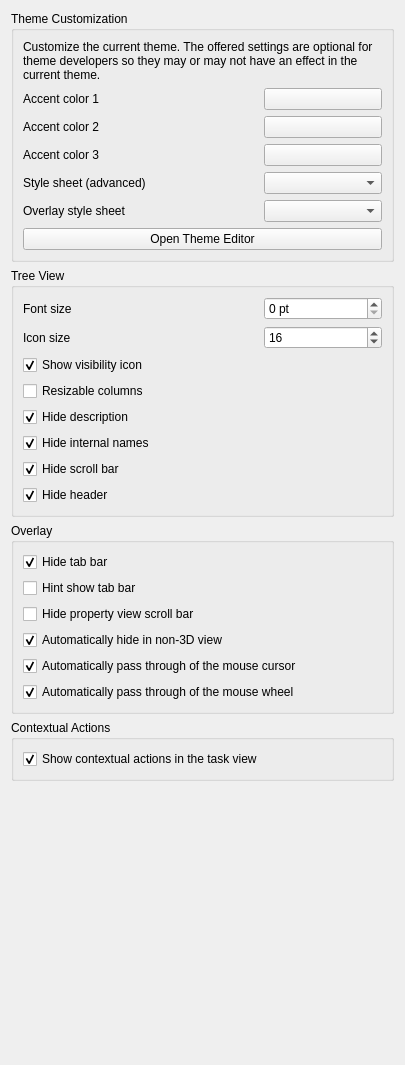
<?xml version="1.0" encoding="UTF-8"?>
<ui version="4.0">
 <class>Gui::Dialog::DlgSettingsUI</class>
 <widget class="QWidget" name="Gui::Dialog::DlgSettingsUI">
  <property name="geometry">
   <rect>
    <x>0</x>
    <y>0</y>
    <width>405</width>
    <height>1065</height>
   </rect>
  </property>
  <property name="windowTitle">
   <string>UI</string>
  </property>
  <layout class="QVBoxLayout" name="verticalLayout">
   <item>
    <widget class="QGroupBox" name="groupBox">
     <property name="title">
      <string>Theme Customization</string>
     </property>
     <layout class="QVBoxLayout" name="verticalLayout_2">
      <item>
       <widget class="QLabel" name="label">
        <property name="text">
         <string>Customize the current theme. The offered settings are optional for theme developers so they may or may not have an effect in the current theme.</string>
        </property>
        <property name="wordWrap">
         <bool>true</bool>
        </property>
       </widget>
      </item>
      <item>
       <layout class="QGridLayout" columnstretch="2,1">
        <item row="0" column="0">
         <widget class="QLabel" name="label1">
          <property name="text">
           <string>Accent color 1</string>
          </property>
          <property name="buddy">
           <cstring>ThemeAccentColor1</cstring>
          </property>
         </widget>
        </item>
        <item row="0" column="1">
         <widget class="Gui::PrefColorButton" name="ThemeAccentColor1">
          <property name="sizePolicy">
           <sizepolicy hsizetype="MinimumExpanding" vsizetype="Fixed">
            <horstretch>0</horstretch>
            <verstretch>0</verstretch>
           </sizepolicy>
          </property>
          <property name="toolTip">
           <string>This color might be used by your theme to let you customize it.</string>
          </property>
          <property name="color" stdset="0">
           <color>
            <red>0</red>
            <green>171</green>
            <blue>255</blue>
           </color>
          </property>
          <property name="prefEntry" stdset="0">
           <cstring>ThemeAccentColor1</cstring>
          </property>
          <property name="prefPath" stdset="0">
           <cstring>Themes</cstring>
          </property>
         </widget>
        </item>
        <item row="1" column="0">
         <widget class="QLabel" name="label2">
          <property name="text">
           <string>Accent color 2</string>
          </property>
          <property name="buddy">
           <cstring>ThemeAccentColor2</cstring>
          </property>
         </widget>
        </item>
        <item row="2" column="0">
         <widget class="QLabel" name="label3">
          <property name="text">
           <string>Accent color 3</string>
          </property>
          <property name="buddy">
           <cstring>ThemeAccentColor3</cstring>
          </property>
         </widget>
        </item>
        <item row="3" column="0">
         <widget class="QLabel" name="styleSheetLabel">
          <property name="text">
           <string>Style sheet (advanced)</string>
          </property>
          <property name="buddy">
           <cstring>StyleSheets</cstring>
          </property>
         </widget>
        </item>
        <item row="4" column="0">
         <widget class="QLabel" name="label_2">
          <property name="text">
           <string>Overlay style sheet</string>
          </property>
          <property name="buddy">
           <cstring>OverlayStyleSheets</cstring>
          </property>
         </widget>
        </item>
        <item row="1" column="1">
         <widget class="Gui::PrefColorButton" name="ThemeAccentColor2">
          <property name="sizePolicy">
           <sizepolicy hsizetype="MinimumExpanding" vsizetype="Fixed">
            <horstretch>0</horstretch>
            <verstretch>0</verstretch>
           </sizepolicy>
          </property>
          <property name="toolTip">
           <string>This color might be used by your theme to let you customize it.</string>
          </property>
          <property name="color" stdset="0">
           <color>
            <red>85</red>
            <green>123</green>
            <blue>182</blue>
           </color>
          </property>
          <property name="prefEntry" stdset="0">
           <cstring>ThemeAccentColor2</cstring>
          </property>
          <property name="prefPath" stdset="0">
           <cstring>Themes</cstring>
          </property>
         </widget>
        </item>
        <item row="2" column="1">
         <widget class="Gui::PrefColorButton" name="ThemeAccentColor3">
          <property name="sizePolicy">
           <sizepolicy hsizetype="MinimumExpanding" vsizetype="Fixed">
            <horstretch>0</horstretch>
            <verstretch>0</verstretch>
           </sizepolicy>
          </property>
          <property name="toolTip">
           <string>This color might be used by your theme to let you customize it.</string>
          </property>
          <property name="color" stdset="0">
           <color>
            <red>85</red>
            <green>123</green>
            <blue>182</blue>
           </color>
          </property>
          <property name="prefEntry" stdset="0">
           <cstring>ThemeAccentColor3</cstring>
          </property>
          <property name="prefPath" stdset="0">
           <cstring>Themes</cstring>
          </property>
         </widget>
        </item>
        <item row="3" column="1">
         <widget class="Gui::PrefComboBox" name="StyleSheets">
          <property name="toolTip">
           <string>Style sheet how user interface will look like</string>
          </property>
          <property name="prefEntry" stdset="0">
           <cstring>StyleSheet</cstring>
          </property>
          <property name="prefPath" stdset="0">
           <cstring>MainWindow</cstring>
          </property>
          <property name="prefType" stdset="0">
           <cstring></cstring>
          </property>
         </widget>
        </item>
        <item row="4" column="1">
         <widget class="Gui::PrefComboBox" name="OverlayStyleSheets">
          <property name="prefEntry" stdset="0">
           <cstring>OverlayActiveStyleSheet</cstring>
          </property>
          <property name="prefPath" stdset="0">
           <cstring>MainWindow</cstring>
          </property>
          <property name="prefType" stdset="0">
           <cstring></cstring>
          </property>
         </widget>
        </item>
       </layout>
      </item>
      <item>
       <widget class="QPushButton" name="themeEditorButton">
        <property name="text">
         <string>Open Theme Editor</string>
        </property>
       </widget>
      </item>
     </layout>
    </widget>
   </item>
   <item>
    <widget class="QGroupBox" name="groupBox_2">
     <property name="title">
      <string>Tree View</string>
     </property>
     <layout class="QGridLayout" name="gridLayout1" columnstretch="2,1">
      <item row="5" column="0" colspan="2">
       <widget class="Gui::PrefCheckBox" name="hideInternalNamesCheckBox">
        <property name="toolTip">
         <string>Hide extra tree view column for internal names</string>
        </property>
        <property name="text">
         <string>Hide internal names</string>
        </property>
        <property name="checked">
         <bool>true</bool>
        </property>
        <property name="prefEntry" stdset="0">
         <cstring>HideInternalNames</cstring>
        </property>
        <property name="prefPath" stdset="0">
         <cstring>TreeView</cstring>
        </property>
       </widget>
      </item>
      <item row="0" column="1">
       <widget class="Gui::PrefSpinBox" name="fontSizeSpinBox">
        <property name="toolTip">
         <string>Font size override, set to 0 for the default value.</string>
        </property>
        <property name="minimum">
         <number>0</number>
        </property>
        <property name="maximum">
         <number>100</number>
        </property>
        <property name="singleStep">
         <number>1</number>
        </property>
        <property name="suffix">
         <string> pt</string>
        </property>
        <property name="value">
         <number>0</number>
        </property>
        <property name="prefPath" stdset="0">
         <cstring>TreeView</cstring>
        </property>
        <property name="prefEntry" stdset="0">
         <cstring>FontSize</cstring>
        </property>
       </widget>
      </item>
      <item row="1" column="1">
       <widget class="Gui::PrefSpinBox" name="iconSizeSpinBox">
        <property name="toolTip">
         <string>Icon size override, set to 0 for the default value.</string>
        </property>
        <property name="singleStep">
         <number>1</number>
        </property>
        <property name="value">
         <number>16</number>
        </property>
        <property name="prefEntry" stdset="0">
         <cstring>IconSize</cstring>
        </property>
        <property name="prefPath" stdset="0">
         <cstring>TreeView</cstring>
        </property>
       </widget>
      </item>

      <item row="3" column="0" colspan="2">
       <widget class="Gui::PrefCheckBox" name="resizableColumnsCheckBox">
        <property name="toolTip">
         <string>Allow tree view columns to be manually resized.</string>
        </property>
        <property name="text">
         <string>Resizable columns</string>
        </property>
        <property name="prefEntry" stdset="0">
         <cstring>ResizableColumn</cstring>
        </property>
        <property name="prefPath" stdset="0">
         <cstring>TreeView</cstring>
        </property>
       </widget>
      </item>
      <item row="1" column="0">
       <widget class="QLabel" name="iconSizeLabel">
        <property name="text">
         <string>Icon size</string>
        </property>
        <property name="buddy">
         <cstring>iconSizeSpinBox</cstring>
        </property>
       </widget>
      </item>
      <item row="0" column="0">
       <widget class="QLabel" name="fontSizeLabel">
        <property name="text">
         <string>Font size</string>
        </property>
        <property name="buddy">
         <cstring>fontSizeSpinBox</cstring>
        </property>
       </widget>
      </item>
      <item row="2" column="0" colspan="2">
       <widget class="Gui::PrefCheckBox" name="showVisibilityIconCheckBox">
        <property name="toolTip">
         <string>Displays an eye icon in front of the tree view items, showing their visibility status. When clicked the visibility is toggled.</string>
        </property>
        <property name="text">
         <string>Show visibility icon</string>
        </property>
        <property name="checked">
         <bool>true</bool>
        </property>
        <property name="prefEntry" stdset="0">
         <cstring>VisibilityIcon</cstring>
        </property>
        <property name="prefPath" stdset="0">
         <cstring>TreeView</cstring>
        </property>
       </widget>
      </item>
      <item row="7" column="0" colspan="2">
       <widget class="Gui::PrefCheckBox" name="hideHeaderCheckBox">
        <property name="toolTip">
         <string>Hide header with column names from the tree view.</string>
        </property>
        <property name="text">
         <string>Hide header</string>
        </property>
        <property name="checked">
         <bool>true</bool>
        </property>
        <property name="prefEntry" stdset="0">
         <cstring>HideHeaderView</cstring>
        </property>
        <property name="prefPath" stdset="0">
         <cstring>TreeView</cstring>
        </property>
       </widget>
      </item>
      <item row="6" column="0" colspan="2">
       <widget class="Gui::PrefCheckBox" name="hideTreeViewScrollBarCheckBox">
        <property name="toolTip">
         <string>Hide scroll bar from the tree view, scrolling will still be possible using mouse wheel.</string>
        </property>
        <property name="text">
         <string>Hide scroll bar</string>
        </property>
        <property name="checked">
         <bool>true</bool>
        </property>
        <property name="prefEntry" stdset="0">
         <cstring>HideScrollBar</cstring>
        </property>
        <property name="prefPath" stdset="0">
         <cstring>TreeView</cstring>
        </property>
       </widget>
      </item>
      <item row="4" column="0" colspan="2">
       <widget class="Gui::PrefCheckBox" name="hideDescriptionCheckBox">
        <property name="toolTip">
         <string>Hide column with object description in tree view.</string>
        </property>
        <property name="text">
         <string>Hide description</string>
        </property>
        <property name="checked">
         <bool>true</bool>
        </property>
        <property name="prefEntry" stdset="0">
         <cstring>HideColumn</cstring>
        </property>
        <property name="prefPath" stdset="0">
         <cstring>TreeView</cstring>
        </property>
       </widget>
      </item>
     </layout>
    </widget>
   </item>
   <item>
    <widget class="QGroupBox" name="groupBox_3">
     <property name="title">
      <string>Overlay</string>
     </property>
     <layout class="QGridLayout" name="gridLayout_2">
      <item row="2" column="0">
       <widget class="Gui::PrefCheckBox" name="hideTabBarCheckBox">
        <property name="toolTip">
         <string>Hide tab bar in dock overlay</string>
        </property>
        <property name="text">
         <string>Hide tab bar</string>
        </property>
        <property name="checked">
         <bool>true</bool>
        </property>
        <property name="prefEntry" stdset="0">
         <cstring>DockOverlayHideTabBar</cstring>
        </property>
        <property name="prefPath" stdset="0">
         <cstring>View</cstring>
        </property>
       </widget>
      </item>
      <item row="3" column="0">
       <widget class="Gui::PrefCheckBox" name="hintShowTabBarCheckBox">
        <property name="toolTip">
         <string>Show tab bar on mouse over when auto hide</string>
        </property>
        <property name="text">
         <string>Hint show tab bar</string>
        </property>
        <property name="prefEntry" stdset="0">
         <cstring>DockOverlayHintTabBar</cstring>
        </property>
        <property name="prefPath" stdset="0">
         <cstring>View</cstring>
        </property>
       </widget>
      </item>
      <item row="4" column="0">
       <widget class="Gui::PrefCheckBox" name="hidePropertyViewScrollBarCheckBox">
        <property name="toolTip">
         <string>Hide property view scroll bar in dock overlay</string>
        </property>
        <property name="text">
         <string>Hide property view scroll bar</string>
        </property>
        <property name="prefEntry" stdset="0">
         <cstring>DockOverlayHidePropertyViewScrollBar</cstring>
        </property>
        <property name="prefPath" stdset="0">
         <cstring>View</cstring>
        </property>
       </widget>
      </item>
      <item row="5" column="0">
       <widget class="Gui::PrefCheckBox" name="overlayAutoHideCheckBox">
        <property name="toolTip">
         <string>Automatically hide overlaid dock panels when in non 3D view (e.g. TechDraw or Spreadsheet)</string>
        </property>
        <property name="text">
         <string>Automatically hide in non-3D view</string>
        </property>
        <property name="checked">
         <bool>true</bool>
        </property>
        <property name="prefEntry" stdset="0">
         <cstring>DockOverlayAutoView</cstring>
        </property>
        <property name="prefPath" stdset="0">
         <cstring>View</cstring>
        </property>
       </widget>
      </item>
      <item row="6" column="0">
       <widget class="Gui::PrefCheckBox" name="mouseClickPassThroughCheckBox">
        <property name="toolTip">
         <string>Auto mouse click through transparent part of dock overlay.</string>
        </property>
        <property name="text">
         <string>Automatically pass through of the mouse cursor</string>
        </property>
        <property name="checked">
         <bool>true</bool>
        </property>
        <property name="prefEntry" stdset="0">
         <cstring>DockOverlayAutoMouseThrough</cstring>
        </property>
        <property name="prefPath" stdset="0">
         <cstring>View</cstring>
        </property>
       </widget>
      </item>
      <item row="7" column="0">
       <widget class="Gui::PrefCheckBox" name="mouseWheelPassThroughCheckBox">
        <property name="toolTip">
         <string>Automatically passes mouse wheel events through the transparent areas of an overlay panel</string>
        </property>
        <property name="text">
         <string>Automatically pass through of the mouse wheel</string>
        </property>
        <property name="checked">
         <bool>true</bool>
        </property>
        <property name="prefEntry" stdset="0">
         <cstring>DockOverlayWheelPassThrough</cstring>
        </property>
        <property name="prefPath" stdset="0">
         <cstring>View</cstring>
        </property>
       </widget>
      </item>
     </layout>
    </widget>
   </item>
   <item>
    <widget class="QGroupBox" name="groupBox_4">
     <property name="title">
      <string>Contextual Actions</string>
     </property>
     <layout class="QGridLayout" name="gridLayout_3">
      <item row="0" column="0">
       <widget class="Gui::PrefCheckBox" name="showTaskWatcherCheckBox">
        <property name="text">
         <string>Show contextual actions in the task view</string>
        </property>
        <property name="checked">
         <bool>true</bool>
        </property>
        <property name="prefEntry" stdset="0">
         <cstring>ShowTaskWatcher</cstring>
        </property>
        <property name="prefPath" stdset="0">
         <cstring>General</cstring>
        </property>
       </widget>
      </item>
     </layout>
    </widget>
   </item>
   <item>
    <spacer name="spacer_3">
     <property name="sizeHint" stdset="0">
      <size>
       <width>20</width>
       <height>20</height>
      </size>
     </property>
    </spacer>
   </item>
  </layout>
 </widget>
 <customwidgets>
  <customwidget>
   <class>Gui::ColorButton</class>
   <extends>QPushButton</extends>
   <header>Gui/Widgets.h</header>
  </customwidget>
  <customwidget>
   <class>Gui::PrefSpinBox</class>
   <extends>QSpinBox</extends>
   <header>Gui/PrefWidgets.h</header>
  </customwidget>
  <customwidget>
   <class>Gui::PrefColorButton</class>
   <extends>Gui::ColorButton</extends>
   <header>Gui/PrefWidgets.h</header>
  </customwidget>
  <customwidget>
   <class>Gui::PrefCheckBox</class>
   <extends>QCheckBox</extends>
   <header>Gui/PrefWidgets.h</header>
  </customwidget>
  <customwidget>
   <class>Gui::PrefComboBox</class>
   <extends>QComboBox</extends>
   <header>Gui/PrefWidgets.h</header>
  </customwidget>
 </customwidgets>
 <tabstops>
  <tabstop>ThemeAccentColor1</tabstop>
  <tabstop>ThemeAccentColor2</tabstop>
  <tabstop>ThemeAccentColor3</tabstop>
  <tabstop>StyleSheets</tabstop>
  <tabstop>OverlayStyleSheets</tabstop>
  <tabstop>fontSizeSpinBox</tabstop>
  <tabstop>iconSizeSpinBox</tabstop>
  <tabstop>resizableColumnsCheckBox</tabstop>
  <tabstop>showVisibilityIconCheckBox</tabstop>
  <tabstop>hideDescriptionCheckBox</tabstop>
  <tabstop>hideInternalNamesCheckBox</tabstop>
  <tabstop>hideTreeViewScrollBarCheckBox</tabstop>
  <tabstop>hideHeaderCheckBox</tabstop>
  <tabstop>hideTabBarCheckBox</tabstop>
  <tabstop>hintShowTabBarCheckBox</tabstop>
  <tabstop>hidePropertyViewScrollBarCheckBox</tabstop>
  <tabstop>overlayAutoHideCheckBox</tabstop>
  <tabstop>mouseClickPassThroughCheckBox</tabstop>
  <tabstop>mouseWheelPassThroughCheckBox</tabstop>
 </tabstops>
 <resources/>
 <connections/>
</ui>
